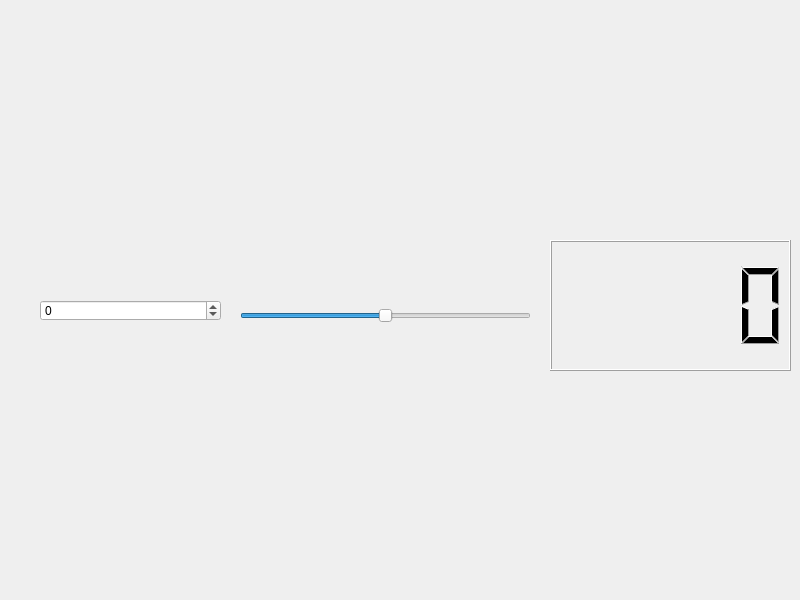
<?xml version="1.0" encoding="UTF-8"?>
<ui version="4.0">
 <class>Widget</class>
 <widget class="QWidget" name="Widget">
  <property name="geometry">
   <rect>
    <x>0</x>
    <y>0</y>
    <width>800</width>
    <height>600</height>
   </rect>
  </property>
  <property name="windowTitle">
   <string>Widget</string>
  </property>
  <widget class="QSpinBox" name="spinBox">
   <property name="geometry">
    <rect>
     <x>40</x>
     <y>300</y>
     <width>181</width>
     <height>21</height>
    </rect>
   </property>
   <property name="minimum">
    <number>-100</number>
   </property>
   <property name="maximum">
    <number>100</number>
   </property>
   <property name="displayIntegerBase">
    <number>10</number>
   </property>
  </widget>
  <widget class="QSlider" name="horizontalSlider">
   <property name="geometry">
    <rect>
     <x>240</x>
     <y>290</y>
     <width>291</width>
     <height>51</height>
    </rect>
   </property>
   <property name="minimum">
    <number>-100</number>
   </property>
   <property name="maximum">
    <number>100</number>
   </property>
   <property name="orientation">
    <enum>Qt::Orientation::Horizontal</enum>
   </property>
  </widget>
  <widget class="QLCDNumber" name="lcdNumber">
   <property name="geometry">
    <rect>
     <x>550</x>
     <y>240</y>
     <width>241</width>
     <height>131</height>
    </rect>
   </property>
  </widget>
 </widget>
 <resources/>
 <connections>
  <connection>
   <sender>spinBox</sender>
   <signal>valueChanged(int)</signal>
   <receiver>horizontalSlider</receiver>
   <slot>setValue(int)</slot>
   <hints>
    <hint type="sourcelabel">
     <x>104</x>
     <y>194</y>
    </hint>
    <hint type="destinationlabel">
     <x>494</x>
     <y>193</y>
    </hint>
   </hints>
  </connection>
  <connection>
   <sender>horizontalSlider</sender>
   <signal>valueChanged(int)</signal>
   <receiver>spinBox</receiver>
   <slot>setValue(int)</slot>
   <hints>
    <hint type="sourcelabel">
     <x>565</x>
     <y>205</y>
    </hint>
    <hint type="destinationlabel">
     <x>96</x>
     <y>206</y>
    </hint>
   </hints>
  </connection>
  <connection>
   <sender>spinBox</sender>
   <signal>valueChanged(int)</signal>
   <receiver>lcdNumber</receiver>
   <slot>display(int)</slot>
   <hints>
    <hint type="sourcelabel">
     <x>103</x>
     <y>211</y>
    </hint>
    <hint type="destinationlabel">
     <x>254</x>
     <y>359</y>
    </hint>
   </hints>
  </connection>
 </connections>
</ui>
